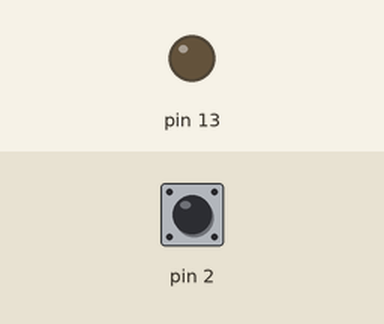
A sketch run on a simulated Arduino Uno, built with avr-gcc and run on an emulated ATmega328P. On the bench: output pins drawn as LEDs (lit = HIGH). The inputs (shaded band) are chosen by the test bench; at power-on: pin 2 HIGH.

Above: at 1.2 s.
1.3 s: pin 2 pulled LOW for 0.15 s
At 1.37 s:
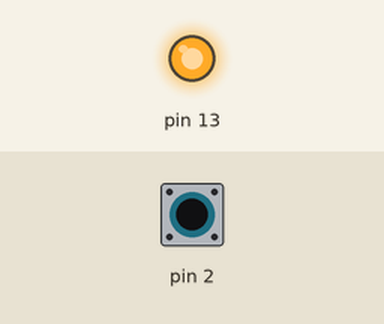
2.9 s: pin 2 pulled LOW for 3.2 s
At 6.4 s:
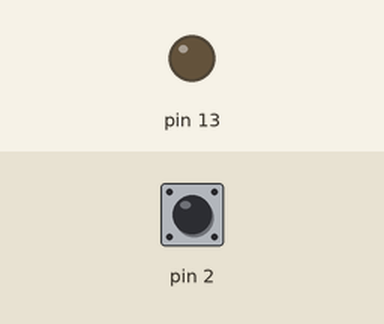
Timing chart, 0 to 7.9 s (numbered marks = the images above; inputs shaded):
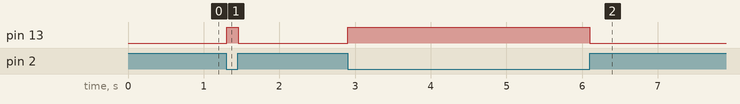

The sketch:

button-500.ino
```cpp
// Push-button light: internal pull-up on D2
void setup() {
  pinMode(2, INPUT_PULLUP);
  pinMode(13, OUTPUT);
}

void loop() {
  bool pressed = digitalRead(2) == LOW;
  digitalWrite(13, pressed ? HIGH : LOW);
  delay(5); // Short settling wait
}
```

Measured:
- after the input at 1.3 s, pin 13: LOW → HIGH at once, → LOW 0.15 s later
- after the input at 2.9 s, pin 13: LOW → HIGH at once, → LOW 3.2 s later
